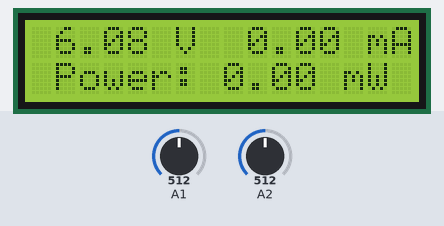
The sketch below on a simulated Arduino Uno, built with avr-gcc and run on an emulated ATmega328P. On the bench: 16×2 character LCD. Inputs (shaded band) come from the test bench; at power-on: A1 = 512, A2 = 512.

Above: at 1.2 s.
1.3 s: A1 set to 716
At 3.2 s:
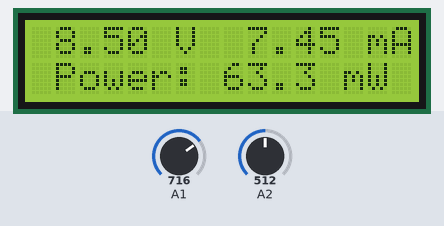
3.5 s: A2 set to 716
At 4.4 s:
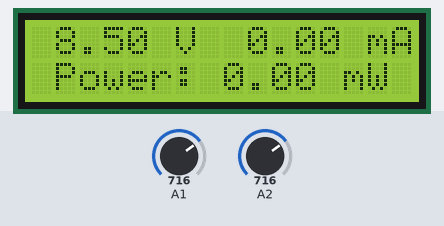
5.6 s: A1 set to 900
At 6.5 s:
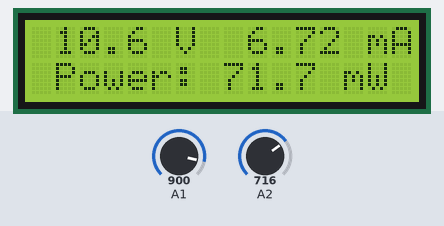
7.6 s: A2 set to 900
At 8.6 s:
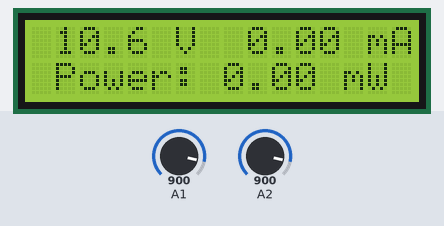
9.6 s: A1 set to 1023
At 10.7 s:
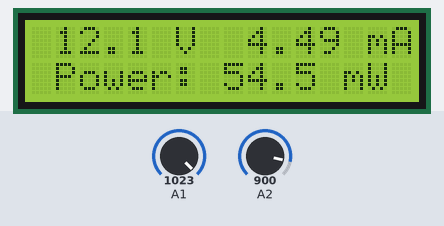
11.6 s: A2 set to 1023
At 12.9 s:
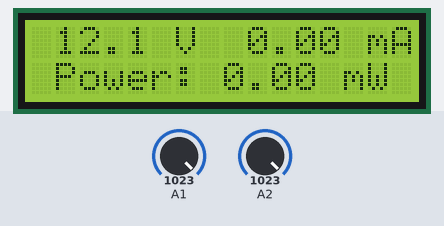
Timing chart, 0 to 14.6 s (numbered marks = the images above; inputs shaded):
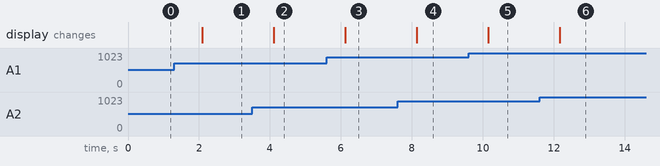

Measured:
- after the input at 1.3 s, the display: changes after 0.79 s (image 1)
- after the input at 3.5 s, the display: changes after 0.60 s (image 2)
- after the input at 5.6 s, the display: changes after 0.52 s (image 3)
- after the input at 7.6 s, the display: changes after 0.54 s (image 4)
- after the input at 9.6 s, the display: changes after 0.55 s (image 5)
- after the input at 11.6 s, the display: changes after 0.57 s (image 6)

The sketch:

MedirPotencia.ino
```cpp
#include <LiquidCrystal.h> // includes the LiquidCrystal Library
LiquidCrystal lcd(1, 2, 4, 5, 6, 7); // Creates an LC object. Parameters: (rs, enable, d4, d5, d6, d7)

//Tensao
float value = 0;
float voltage = 0;
float R1 = 45500.0; //47k
float R2 = 31800.0; //33k
float Rin = 325; //entre turbina e BOB


//Corrente alternativa
float value2 = 0;
float voltage2 = 0;
float voltagedrop = 0;
float Corrente;


float potencia;


void setup() {
  lcd.begin(16, 2); //Inicia LCD
}
void loop() {
  lcd.clear();

  //correnteFinal = filtromedia();

  //Leitura da Tensao:
  value = analogRead(A1);
  voltage = value * (5.0 / 1024) * ((R1 + R2) / R2); //ultimos valores sao das resistencias usadas


  //Corrente
  value2 = analogRead(A2);
  voltage2 = value2 * (5.0 / 1024) * ((R1 + R2) / R2);
  voltagedrop = voltage - voltage2; //queda de tensao na resistencia de entrada
  Corrente = (voltagedrop / Rin) * 1000; //*1000 para estar em mA

  potencia = voltage * Corrente;

  lcd.setCursor(1, 0);
  if (voltage < 0.3) //elimina ruidos
    voltage = 0;
  lcd.print(voltage);
  lcd.setCursor(5, 0);
  lcd.print(" V");

  lcd.setCursor(9, 0);
  if (voltage2 < 0.3) //elimina ruidos
    Corrente = 0;
  lcd.print(Corrente);
  lcd.setCursor(13, 0);
  lcd.print(" mA");

  lcd.setCursor(1, 1);
  lcd.print("Power: ");
  lcd.setCursor(8, 1);
  if (voltage < 0.3) //elimina ruidos
    potencia = 0;
  lcd.print(potencia);
  lcd.setCursor(12, 1);
  lcd.print(" mW");

  delay(1000);
}
```
